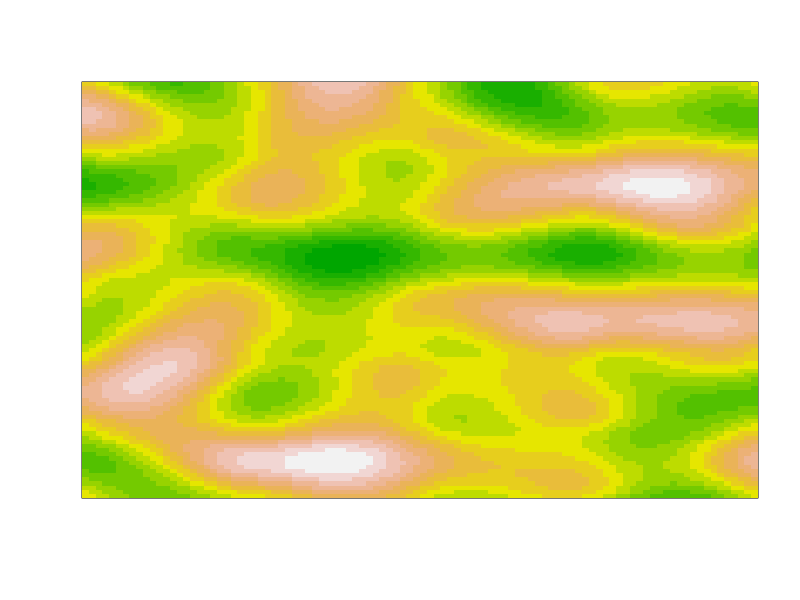

Recreate this plot in R.
# Note: this was found online, saved for study, use, and adaptation

perlin_noise <- function(
  n = 5,   m = 7,    # Size of the grid for the vector field
  N = 100, M = 100   # Dimension of the image
) {
  # For each point on this n*m grid, choose a unit 1 vector
  vector_field <- apply(
    array( rnorm(2*n*m), dim = c(2,n,m) ),
    2:3,
    function(u) u / sqrt(sum(u^2))
  )
  f <- function(x,y) {
    # Find the grid cell in which the point (x,y) is
    i <- floor(x)
    j <- floor(y)
    stopifnot( i >= 1 || j >= 1 || i < n || j < m )
    # The 4 vectors, from the vector field, at the vertices of the square
    v1 <- vector_field[,i,j]
    v2 <- vector_field[,i+1,j]
    v3 <- vector_field[,i,j+1]
    v4 <- vector_field[,i+1,j+1]
    # Vectors from the point to the vertices
    u1 <- c(x,y) - c(i,j)
    u2 <- c(x,y) - c(i+1,j)
    u3 <- c(x,y) - c(i,j+1)
    u4 <- c(x,y) - c(i+1,j+1)
    # Scalar products
    a1 <- sum( v1 * u1 )
    a2 <- sum( v2 * u2 )
    a3 <- sum( v3 * u3 )
    a4 <- sum( v4 * u4 )
    # Weighted average of the scalar products
    s <- function(p) 3 * p^2 - 2 * p^3
    p <- s( x - i )
    q <- s( y - j )
    b1 <- (1-p)*a1 + p*a2
    b2 <- (1-p)*a3 + p*a4
    (1-q) * b1 + q * b2
  }
  xs <- seq(from = 1, to = n, length = N+1)[-(N+1)]
  ys <- seq(from = 1, to = m, length = M+1)[-(M+1)]
  outer( xs, ys, Vectorize(f) )
}

image( perlin_noise(), col=terrain.colors(16), xaxt="n", yaxt="n" )
